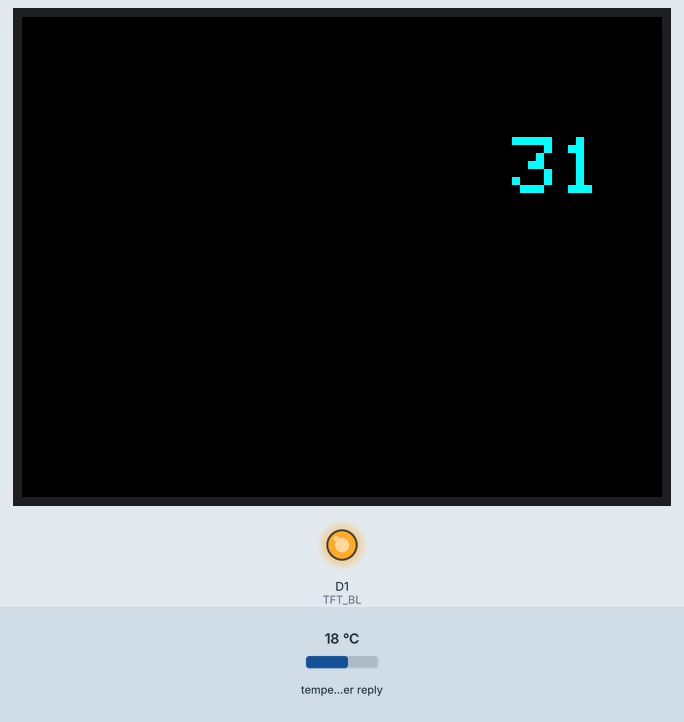
Recording of a sketch running on a simulated ESP8266 (NodeMCU). On the bench: 320×240 colour display, output pins drawn as LEDs (lit = HIGH). Inputs (shaded band) come from the test bench; at power-on: temperature in the weather reply 18 °C. WiFi joins after 1.5 s; servers stay silent unless stated; the local clock reads 2024-03-15 10:24:30 at power-on unless the sketch sets it; web services answer with replies made up by the test bench.

Above: at 2.0 s.
At 5.8 s:
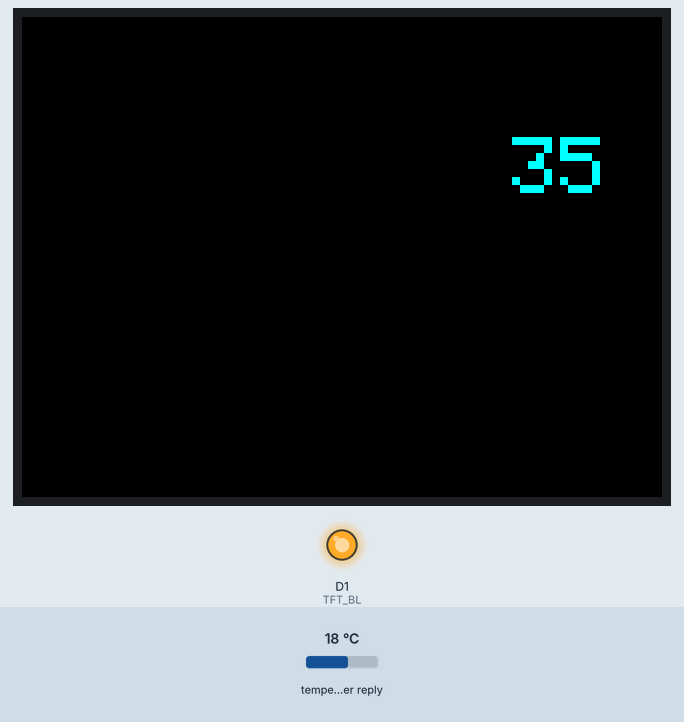
At 10.8 s:
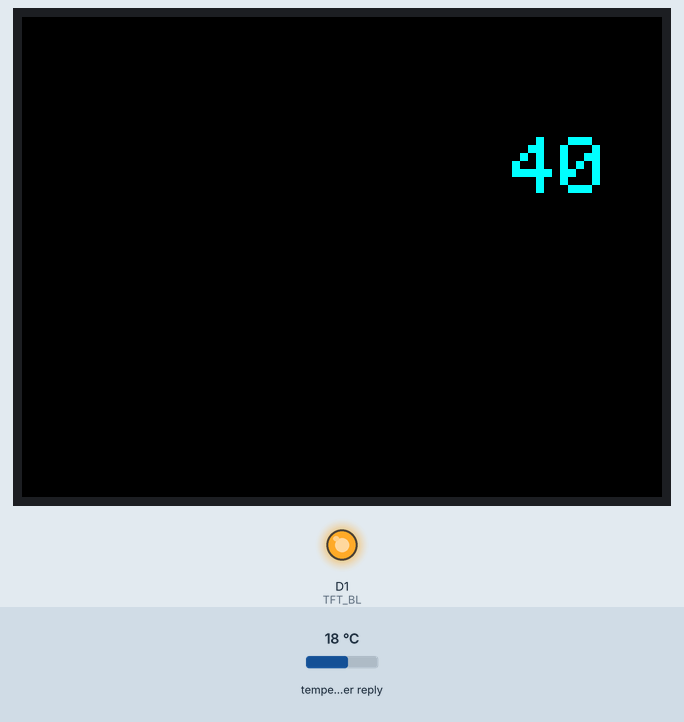
At 19.8 s:
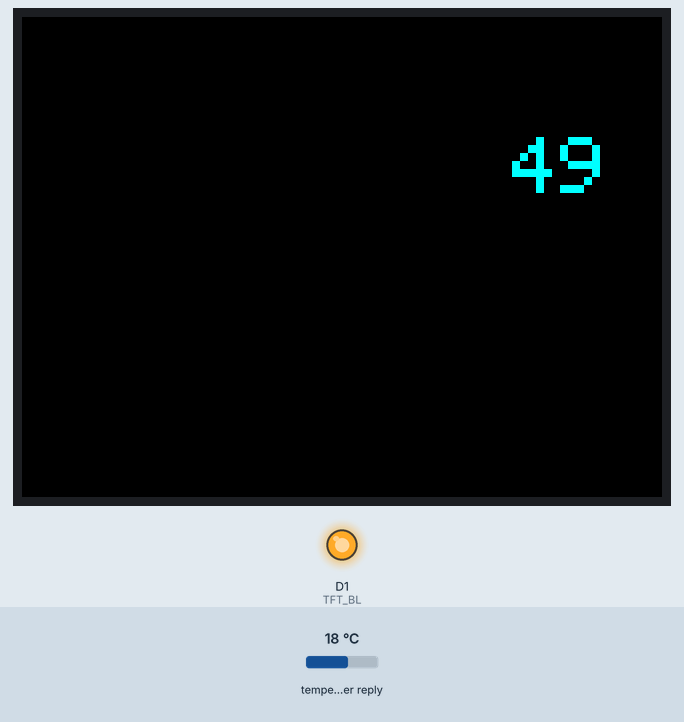
At 30.8 s:
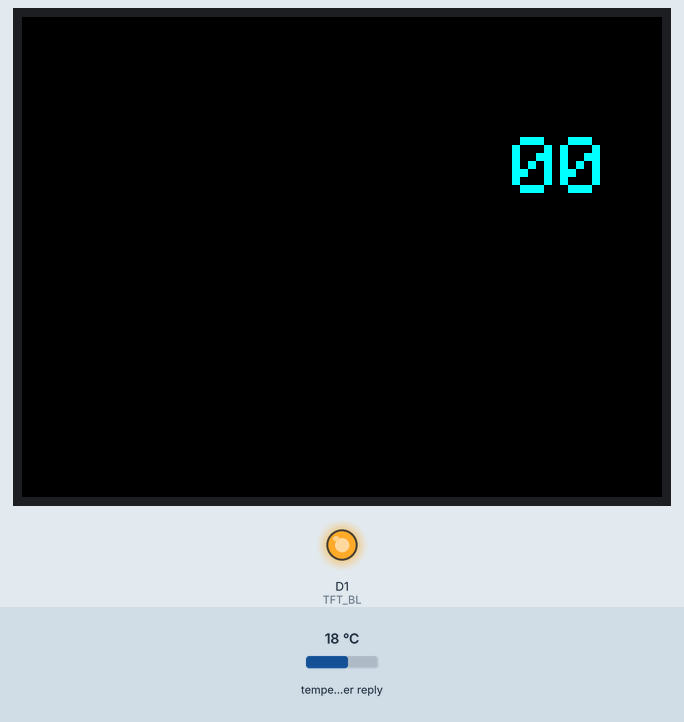
At 38.8 s:
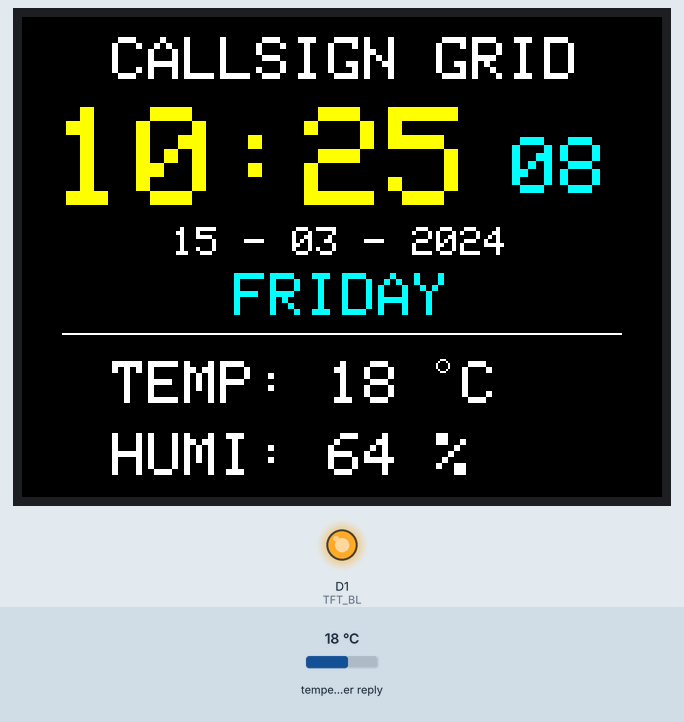

Measured:
- what the display in image 0 shows lasts 0.8 s, from 1.9 s to 2.7 s
- what the display in image 1 shows lasts 1.0 s, from 5.7 s to 6.7 s

The sketch:

WeatherClock.ino
```cpp
#include <ESP8266WiFi.h>
#include <ESP8266HTTPClient.h>
#include <WiFiClient.h>
#include <ArduinoJson.h>
#include <time.h>
#include <SPI.h>
#include <Adafruit_GFX.h>
#include <Adafruit_ST7789.h>

// --- SETTINGS ---
const char* ssid = "WIFI";
const char* password = "WIFI-PASSWORD";
String apiKey = "API-KEY";
String LAT = "XX.XXXX";
String LON = "XX.XXXX";

int timezone = 5.5 * 3600;
int dst = 0;

#define TFT_CS    D8
#define TFT_RST   D4
#define TFT_DC    D3
#define TFT_BL    D1

Adafruit_ST7789 tft = Adafruit_ST7789(TFT_CS, TFT_DC, TFT_RST);

unsigned long lastWeatherUpdate = 0;
const unsigned long weatherInterval = 600000;
unsigned long lastClockUpdate = 0;
int lastMin = -1;

int currentTemp = 0;
int currentHum = 0;

void setup() {
  pinMode(TFT_BL, OUTPUT);
  digitalWrite(TFT_BL, HIGH);

  // Initialize display with 40MHz SPI speed for smooth redraws
  tft.init(240, 320, SPI_MODE0);
  SPI.setFrequency(40000000);

  tft.setRotation(1);
  tft.invertDisplay(false);
  tft.fillScreen(ST77XX_BLACK);

  WiFi.begin(ssid, password);
  while (WiFi.status() != WL_CONNECTED) { delay(500); }

  configTime(timezone, dst, "pool.ntp.org");
}

void loop() {
  unsigned long currentMillis = millis();
  time_t now = time(nullptr);
  struct tm* ptm = localtime(&now);

  if (ptm->tm_year < 70) return;

  // Weather Update Logic
  if (currentMillis - lastWeatherUpdate >= weatherInterval || lastWeatherUpdate == 0) {
    getWeather();
    lastWeatherUpdate = currentMillis;
  }

  // Clock and UI Update Logic
  if (currentMillis - lastClockUpdate >= 1000) {
    drawSeconds(ptm->tm_sec);
    lastClockUpdate = currentMillis;

    // Staggered Redraw: Update heavy UI at 1s past the minute
    if (ptm->tm_min != lastMin && ptm->tm_sec == 1) {
      displayStaticUI(ptm);
      lastMin = ptm->tm_min;
    }
  }
}

void drawSeconds(int sec) {
  tft.setTextSize(4);
  tft.setTextColor(ST77XX_CYAN, ST77XX_BLACK);
  tft.setCursor(245, 60);

  char secBuf[5];
  sprintf(secBuf, "%02d", sec);
  tft.print(secBuf);
}

void displayStaticUI(struct tm* ptm) {
  // 1. Heading
  tft.setTextSize(3);
  tft.setTextColor(ST77XX_WHITE, ST77XX_BLACK);
  tft.setCursor(45, 10);
  tft.print("CALLSIGN GRID");

  // 2. HH:MM (Yellow)
  char hhmm[10];
  sprintf(hhmm, "%02d:%02d", ptm->tm_hour, ptm->tm_min);
  tft.setTextSize(7);
  tft.setTextColor(ST77XX_YELLOW, ST77XX_BLACK);
  tft.setCursor(15, 45);
  tft.print(hhmm);

  // 3. Date
  char dateBuf[20];
  strftime(dateBuf, sizeof(dateBuf), "%d - %m - %Y", ptm);
  tft.setTextSize(2);
  tft.setTextColor(ST77XX_WHITE, ST77XX_BLACK);
  tft.setCursor(75, 105);
  tft.print(dateBuf);

  // 4. DAY (Capitalized and Increased Font Size)
  char dayBuf[20];
  strftime(dayBuf, sizeof(dayBuf), "%A", ptm);
  String dayStr = String(dayBuf);
  dayStr.toUpperCase();

  tft.setTextSize(3);
  tft.setTextColor(ST77XX_CYAN, ST77XX_BLACK);

  int dayX = (320 - (dayStr.length() * 18)) / 2;
  tft.setCursor(dayX, 128);
  tft.print(dayStr);
  tft.print("   ");

  tft.drawFastHLine(20, 158, 280, ST77XX_WHITE);

  // 5. Weather Section
  tft.setTextSize(3);
  tft.setTextColor(ST77XX_WHITE, ST77XX_BLACK);

  tft.setCursor(45, 172);
  tft.printf("TEMP: %d", currentTemp);
  tft.drawCircle(210, 174, 3, ST77XX_WHITE);
  tft.setCursor(220, 172);
  tft.print("C");

  tft.setCursor(45, 208);
  tft.printf("HUMI: %d %%", currentHum);
}

void getWeather() {
  WiFiClient client;
  HTTPClient http;
  String url = "http://api.openweathermap.org/data/2.5/weather?lat=" + LAT + "&lon=" + LON + "&appid=" + apiKey + "&units=metric";
  http.setTimeout(1000);
  if (http.begin(client, url)) {
    int httpCode = http.GET();
    if (httpCode == 200) {
      String payload = http.getString();
      JsonDocument doc;
      deserializeJson(doc, payload);
      currentTemp = doc["main"]["temp"].as<int>();
      currentHum = doc["main"]["humidity"].as<int>();
    }
    http.end();
  }
}
```
